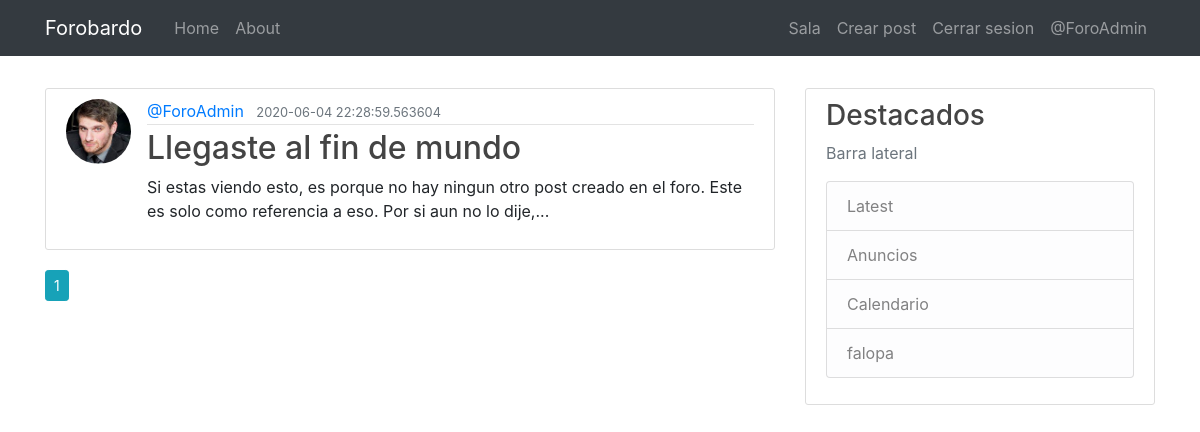
The app's page /home (signed in) with its own data.
### flaskblog/models.py (models this page shows, shortened)
class User(db.Model, UserMixin):
    id = db.Column(db.Integer, primary_key=True)
    username = db.Column(db.String(20), unique=True, nullable=False)
    email = db.Column(db.String(120), unique=True, nullable=False)
    image_file = db.Column(db.String(20), nullable=False, default='default.jpg')
    password = db.Column(db.String(60), nullable=False)
    about = db.Column(db.String(400))
    posts = db.relationship('Post', backref='author', lazy=True)
    followed = db.relationship(
        'User', secondary=followers,
        primaryjoin=(followers.c.follower_id == id),
        secondaryjoin=(followers.c.followed_id == id),
        backref=db.backref('followers', lazy='dynamic'), lazy='dynamic')

class Post(db.Model):
    id = db.Column(db.Integer, primary_key=True)
    title = db.Column(db.String(100), nullable=False)
    date_posted = db.Column(db.Text, nullable=False, default=datetime.utcnow)
    content = db.Column(db.Text, nullable=False)
    user_id = db.Column(db.Integer, db.ForeignKey('user.id'), nullable=False)
    image = db.Column(db.String(20), nullable=True)

### flaskblog/routes.py (the view)
@app.route('/home')
@login_required
def home():
    page = request.args.get('page', 1, type=int)
    posts = Post.query.order_by(Post.date_posted.desc()).paginate(per_page=5, page=page)
    autor = current_user
    return render_template('home.html', posts=posts, autor=autor)

### flaskblog/models.py (called while the page is built)
@login_manager.user_loader
def load_user(user_id):
    return User.query.get(int(user_id))

### flaskblog/templates/home.html
{% extends "layout.html" %}
{% block content %}
    {% for post in posts.items %}
        <article class="media content-section">
            <img class="rounded-circle article-img" src="{{ url_for('static', filename='profile_pics/' + post.author.image_file) }}">
            <div class="media-body">
            <div class="article-metadata">
            {% if current_user != post.author.username %}
                <a class="mr-2" href="{{ url_for('user_posts', username=post.author.username) }}">@{{ post.author.username }}</a>
            {% elif current_user.is_authenticated %}
                <a class="mr-2" href="{{ url_for('cuenta') }}"> @{{ post.author.username }} </a>
            {% endif %}
                <small class="text-muted">{{ post.date_posted }}</small>
            </div>
            <h2><a class="article-title" href="{{ url_for('post', post_id=post.id) }}">{{ post.title }}</a></h2>
            <p class="article-content">{{ post.content | truncate(150) | safe }}</p>
            </div>
        </article>
    {% endfor %}
    {% for page_num in posts.iter_pages(left_edge=1, right_edge=1, left_current=2, right_current=2) %}
        {% if page_num %}
            {% if posts.page == page_num %}
                <a class="btn btn-info btn-sm mb-4" href="{{ url_for('home', page=page_num) }}">{{ page_num }}</a>
            {% else %}
                <a class="btn btn-outline-info btn-sm mb-4" href="{{ url_for('home', page=page_num) }}">{{ page_num }}</a>
            {% endif %}
        {% else %}
        ...
        {% endif %}
    {% endfor %}
{% endblock content %}

### flaskblog/templates/layout.html (shortened to what this page needs)
<!DOCTYPE html>
<html lang="en">
<head>
    <link rel="stylesheet" type='text/css' href="{{ url_for('static', filename='main.css') }}">
    <link rel="stylesheet" href="https://stackpath.bootstrapcdn.com/bootstrap/4.4.1/css/bootstrap.min.css">
</head>
<body>
    <header class="site-header">
        <nav class="navbar navbar-default"> <br> <br> <br> </nav>
        <nav class="navbar navbar-expand-md navbar-dark bg-dark fixed-top">
          <div class="container">
            <a class="navbar-brand mr-4" href="/">Forobardo</a>
            <div class="collapse navbar-collapse" id="navbarToggle">
              <div class="navbar-nav mr-auto">
                <a class="nav-item nav-link" href="{{ url_for('home') }}">Home</a>
                <a class="nav-item nav-link" href="{{ url_for('about') }}">About</a>
              </div>
              <div class="navbar-nav">
                {% if (current_user.username == 'SonOfCaine') and current_user.is_authenticated %}
                <a class="nav-item nav-link" href="{{ url_for('chat_grupal') }}">Sala</a>
                <a class="nav-item nav-link" href="{{ url_for('admin_user') }}">Admin</a>
                <a class="nav-item nav-link" href="{{ url_for('new_post') }} ">Crear post</a>
                <a class="nav-item nav-link" href="{{ url_for('logout') }} ">Cerrar sesion</a>
                <a class="nav-item nav-link" href="{{ url_for('cuenta') }} ">@{{ current_user.username }}</a>
                {% elif (current_user.username != 'SonOfCaine') and current_user.is_authenticated %}
                <a class="nav-item nav-link" href="{{ url_for('chat_grupal') }}">Sala</a>
                <a class="nav-item nav-link" href="{{ url_for('new_post') }} ">Crear post</a>
                <a class="nav-item nav-link" href="{{ url_for('logout') }} ">Cerrar sesion</a>
                <a class="nav-item nav-link" href="{{ url_for('cuenta') }} ">@{{ current_user.username }}</a>
                {% else %}
                <a class="nav-item nav-link" href="{{ url_for('login') }} ">Ingresar</a>
                <a class="nav-item nav-link" href="{{ url_for('register') }}">Registrarse</a>
                {% endif %}
              </div>
            </div>
          </div>
        </nav>
    </header>
    <main role="main" class="container">
        <div class="row">
          <div class="col-md-8">
            {% block content %}{% endblock %}
          </div>
          <div class="col-md-4">
            <div class="content-section">
              <h3>Destacados</h3>
              <p class='text-muted'>Barra lateral
                <ul class="list-group">
                  <li class="list-group-item list-group-item-light">Latest </li>
                  <li class="list-group-item list-group-item-light">Anuncios</li>
                  <li class="list-group-item list-group-item-light">Calendario</li>
                  <li class="list-group-item list-group-item-light">falopa</li>
                </ul>
              </p>
            </div>
          </div>
        </div>
      </main>
</body>
</html>

### flaskblog/static/main.css (style rules this page uses)
body { background: #fafafa; color: #333333; margin-top: 5rem; }
h1, h2, h3, h4, h5, h6 { color: #444444; }
.site-header .navbar-nav .nav-link { color: #cbd5db; }
.content-section { background: #ffffff; padding: 10px 20px; border: 1px solid #dddddd; border-radius: 3px; margin-bottom: 20px; }
.article-title { color: #444444; }
.article-content { white-space: pre-line; }
.article-img { height: 65px; width: 65px; margin-right: 16px; }
.article-metadata { padding-bottom: 1px; margin-bottom: 4px; border-bottom: 1px solid #e3e3e3 }

### records on screen
User: username "ForoAdmin"
Post: image_file (picture), author.username "ForoAdmin", date_posted "2020-06-04 22:28:59.563604", title "Llegaste al fin de mundo", content "Si estas viendo esto, es porque no hay ningun otro post creado en el foro. Este es solo como referencia a eso. Por si aun no lo dije,..."

### other values on screen
{{ page_num }} "1"
